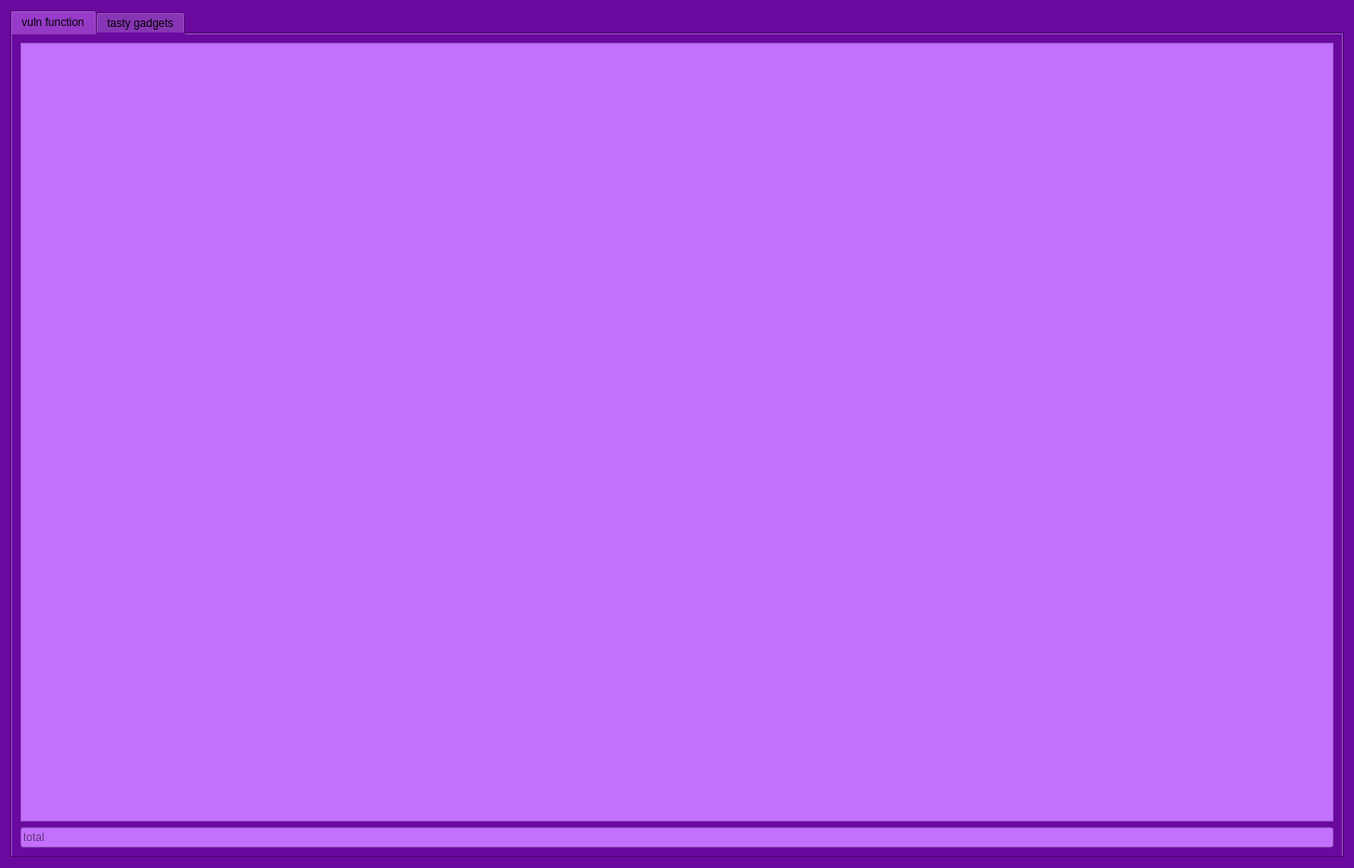
<?xml version="1.0" encoding="UTF-8"?>
<ui version="4.0">
 <class>Form</class>
 <widget class="QWidget" name="Form">
  <property name="geometry">
   <rect>
    <x>0</x>
    <y>0</y>
    <width>1457</width>
    <height>934</height>
   </rect>
  </property>
  <property name="windowTitle">
   <string>vffuzz</string>
  </property>
  <property name="styleSheet">
   <string notr="true">font: 11pt &quot;ModeSeven&quot;;
background-color: rgb(106, 9, 158);</string>
  </property>
  <layout class="QGridLayout" name="gridLayout">
   <item row="0" column="0">
    <widget class="QTabWidget" name="tabWidget">
     <property name="currentIndex">
      <number>0</number>
     </property>
     <widget class="QWidget" name="tab">
      <attribute name="title">
       <string>vuln function</string>
      </attribute>
      <layout class="QGridLayout" name="gridLayout_2">
       <item row="0" column="0">
        <widget class="QListWidget" name="listWidget">
         <property name="styleSheet">
          <string notr="true">background-color: rgb(196, 112, 255);
font: 75 11pt &quot;FreeMono&quot;;
border-color: rgb(65, 5, 98);
selection-color: rgb(65, 5, 98);</string>
         </property>
        </widget>
       </item>
       <item row="1" column="0">
        <widget class="QLineEdit" name="lineEdit">
         <property name="styleSheet">
          <string notr="true">background-color: rgb(196, 112, 255);
border-color: rgb(65, 5, 98);
selection-color: rgb(65, 5, 98);</string>
         </property>
         <property name="placeholderText">
          <string>total</string>
         </property>
        </widget>
       </item>
      </layout>
     </widget>
     <widget class="QWidget" name="tab_2">
      <attribute name="title">
       <string>tasty gadgets</string>
      </attribute>
      <layout class="QGridLayout" name="gridLayout_3">
       <item row="0" column="0">
        <widget class="QListWidget" name="listWidget_2">
         <property name="styleSheet">
          <string notr="true">background-color: rgb(196, 112, 255);
font: 75 11pt &quot;FreeMono&quot;;
border-color: rgb(65, 5, 98);
selection-color: rgb(65, 5, 98);</string>
         </property>
        </widget>
       </item>
       <item row="1" column="0">
        <widget class="QLineEdit" name="lineEdit_2">
         <property name="styleSheet">
          <string notr="true">background-color: rgb(196, 112, 255);
border-color: rgb(65, 5, 98);
selection-color: rgb(65, 5, 98);</string>
         </property>
        </widget>
       </item>
      </layout>
     </widget>
    </widget>
   </item>
  </layout>
 </widget>
 <resources/>
 <connections/>
</ui>
